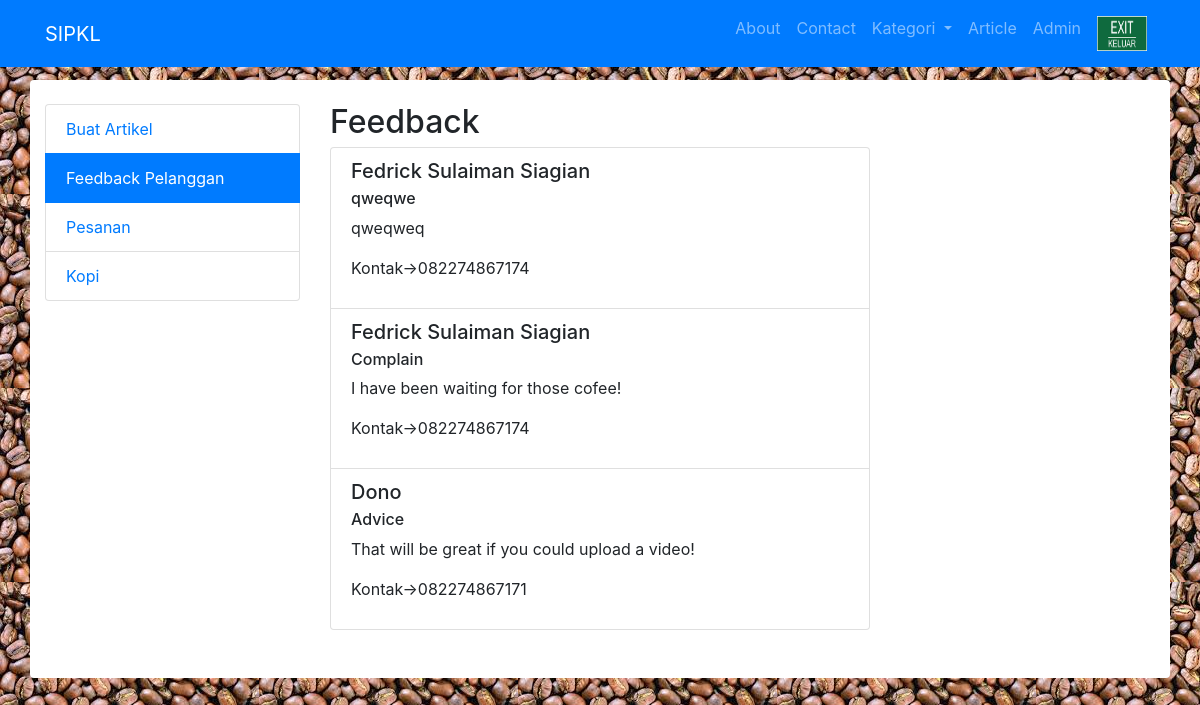
Screenshot of /Admin/sidebar.php with the database file from the repository.
### tables this page shows
CREATE TABLE `feedback` (
  `id` int(11) NOT NULL,
  `id_pembeli` int(11) NOT NULL,
  `judul` varchar(50) NOT NULL,
  `isi` longtext NOT NULL
);

CREATE TABLE `pembeli` (
  `id` int(11) NOT NULL,
  `username` varchar(25) NOT NULL,
  `password` varchar(25) NOT NULL,
  `nama` varchar(75) NOT NULL,
  `alamat` varchar(300) NOT NULL,
  `email` varchar(50) NOT NULL,
  `kontak` varchar(15) NOT NULL,
  `foto` varchar(100) NOT NULL
);

### Admin/sidebar.php (the view, shortened to what this page needs)
<!DOCTYPE html>
<html lang="en">
<head>
  <link href="vendor/bootstrap/css/bootstrap.min.css" rel="stylesheet">
  <link href="css/modern-business.css" rel="stylesheet">
</head>
<body background="img/background.jpg">
  <nav class="navbar fixed-top navbar-expand-lg navbar-dark bg-primary fixed-top">
    <div class="container">
      <a class="navbar-brand" href="index.php">SIPKL</a>
      <div class="collapse navbar-collapse" id="navbarResponsive">
        <ul class="navbar-nav ml-auto">
          <li class="nav-item">
            <a class="nav-link" href="about.php">About</a>
          </li>
          <li class="nav-item">
            <a class="nav-link" href="contact.php">Contact</a>
          </li>
          <li class="nav-item dropdown">
            <a class="nav-link dropdown-toggle" href="#" id="navbarDropdownPortfolio" data-toggle="dropdown" aria-haspopup="true" aria-expanded="false">
              Kategori
            </a>
          </li>
          <li class="nav-item">
            <a class="nav-link" href="blog-home-2.php">Article</a>
          </li>
          <li class="nav-item">
            <a class="nav-link" href="sidebar4.php">Admin</a>
          </li>
          <li class="nav-item">
            <a class="nav-link" href="logout.php"><img src="img/exit.jpg" style="width: 50px;height: 35px;"></a>
          </li>
        </ul>
      </div>
    </div>
  </nav>
  <div class="container rounded" style="background-color: white;">
    <div class="row mt-4 mb-3">
      <div class="col-lg-3 mb-4">
        <div class="list-group">
          <a href="sidebar4.php" class="list-group-item mt-4">Buat Artikel</a>
          <a href="sidebar.php" class="list-group-item active">Feedback Pelanggan</a>
          <a href="sidebar2.php" class="list-group-item">Pesanan</a>
          <a href="sidebar6.php" class="list-group-item">Kopi</a>
        </div>
      </div>
      <div class="col-lg-9 mb-4">
        <h2 class="mt-4">Feedback</h2>
        <div class="row bg-faded" style="border-radius: 10px;" >
          <div class="col-8">
            <ul class="list-group mb-4">
              <?php
                include 'koneksi.php';
                $query=mysqli_query($koneksi,"SELECT x.nama AS nama,x.kontak AS kontak,y.judul AS judul,y.isi AS isi FROM pembeli X INNER JOIN feedback Y ON x.id=y.id_pembeli;");
                while ($hasil=$query->fetch_assoc()) {
              ?>
              <li class="list-group-item">
                <h5><?=$hasil['nama']?></h5>
                <h6><?=$hasil['judul']?></h6>
                <p><?=$hasil['isi']?></p>
                <p>Kontak-><?=$hasil['kontak']?></p>
              </li>
              <?php } ?>
            </ul>
          </div>
        </div>
      </div>
    </div>
  </div>
</body>
</html>

### Admin/css/modern-business.css (style rules this page uses)
body { padding-top: 56px; }

### rows the page displays
feedback: id_pembeli.nama "Fedrick Sulaiman Siagian", judul "qweqwe", isi "qweqweq", id_pembeli.kontak "082274867174"
feedback: id_pembeli.nama "Fedrick Sulaiman Siagian", judul "Complain", isi "I have been waiting for those cofee!", id_pembeli.kontak "082274867174"
feedback: id_pembeli.nama "Dono", judul "Advice", isi "That will be great if you could upload a video!", id_pembeli.kontak "082274867171"
